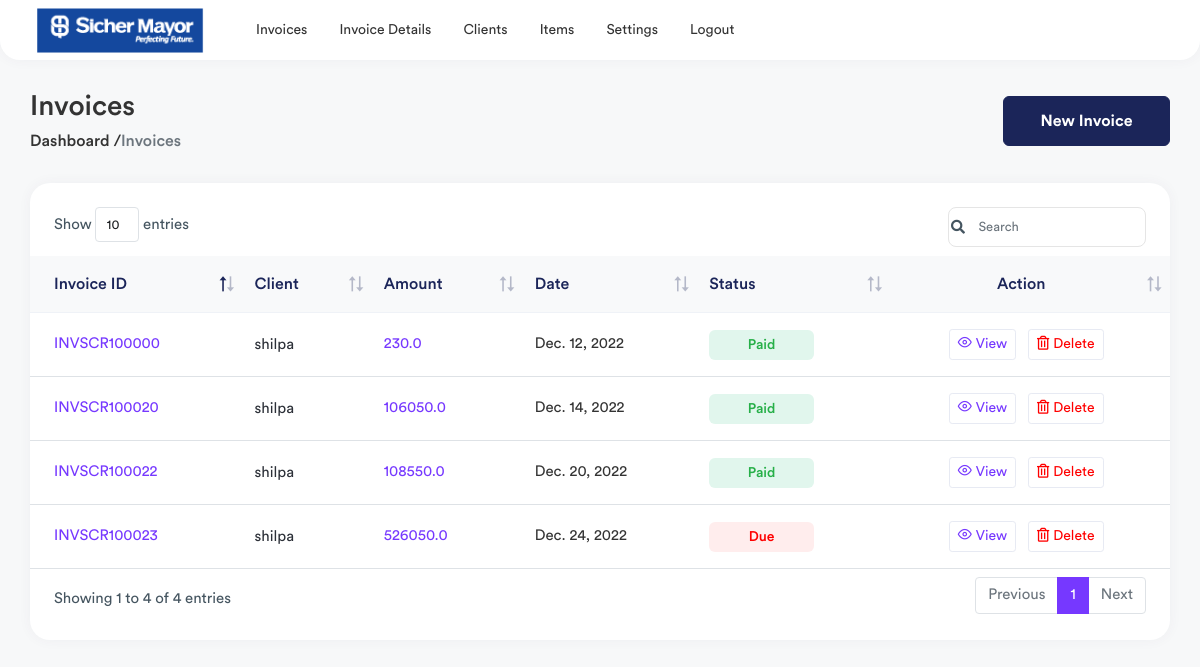
The app's page / (signed in) with its own data.
### invoice/models.py (models this page shows, shortened)
class Invoice(models.Model):
    invoice_choices = (('Due','Due'),('Paid','Paid'))
    invoice_number = models.CharField(max_length=50,null=True)
    client = models.ForeignKey(ClientDetails,on_delete=models.CASCADE,null=True)
    date = models.DateField(null=True)
    item_total = models.FloatField(default=0)
    tax_amount = models.FloatField(default=0)
    grand_total = models.FloatField(default=0)
    amount_paid = models.FloatField(default=0)
    status = models.CharField(max_length=10,choices=invoice_choices,null=True)
    note = models.CharField(max_length=2000,null=True)

class ClientDetails(models.Model):
    name = models.CharField(max_length=200,null=True)
    email = models.CharField(max_length=200,null=True)
    address = models.CharField(max_length=500,null=True)
    city = models.CharField(max_length=500,null=True)
    country = models.CharField(max_length=50,null=True)
    zipcode = models.CharField(max_length=20,null=True)
    phone = models.CharField(max_length=20,unique=True,null=True)
    class Meta:
        verbose_name_plural = ("Clientdetail")

### invoice/views.py (the view)
# urls.py: path('',views.home, name='home'),
@login_required(login_url="/login-page/")
def home(request):
    invoices = Invoice.objects.all()
    context = {
        "invoices" : invoices,
    }
    return render(request,'invoice-list.html',context)

### templates/invoice-list.html (shortened to what this page needs)
{% extends 'base.html' %}
{% load static %}
{% block content %}
<div class="page-wrapper">
    <div class="content container-fluid">
        <div class="page-header">
            <div class="row align-items-center">
                <div class="col">
                    <h3 class="page-title">Invoices</h3>
                    <ul class="breadcrumb">
                        <li class=""><a href="index.html">Dashboard /</a></li>
                        <li class="breadcrumb-item active">Invoices</li>
                    </ul>
                </div>
                <div class="col-auto">
                </div>
                <div class="col-lg-4 col-md-4">
                    <div class="invoices-settings-btn">
                        <a href="{% url 'invoice:invoice' %}" class="btn">
                             New Invoice
                        </a>
                    </div>
                </div>
            </div>
        </div>
        <div class="row">
            <div class="col-sm-12">
                <div class="card card-table">
                    <div class="card-body">
                        <div class="table-responsive">
                            <table class="table table-stripped table-hover datatable">
                                <thead class="thead-light">
                                    <tr>
                                        <th>Invoice ID</th>
                                        <th>Client</th>
                                        <th>Amount</th>
                                        <th>Date</th>
                                        <th>Status</th>
                                        <th class="text-center">Action</th>
                                    </tr>
                                </thead>
                                <tbody>
                                    {% for invoice in invoices %}
                                    <tr>
                                        <td>
                                            <a href="view-invoice.html" class="invoice-link">{{invoice.invoice_number}}</a>
                                        </td>
                                        <td>
                                            <h2 class="table-avatar">
                                                {{invoice.client.name}}
                                            </h2>
                                        </td>
                                        <td class="text-primary">{{invoice.grand_total}}</td>
                                        <td>{{invoice.date}}</td>
                                        {% if invoice.status == "Paid" %}
                                        <td><span class="badge bg-success-light">{{invoice.status}}</span></td>
                                        {% else %}
                                        <td><span class="badge bg-danger-light">{{invoice.status}}</span></td>
                                        {% endif %}
                                        <td class="text-center">
                                            <a href="{% url 'invoice:bill' invoice.id %}"
                                                class="btn btn-sm btn-white text-primary me-2"><i
                                                    class="fe fe-eye me-1"></i>View</a>
                                            <a onclick="deleteInvoice({{invoice.id}})"
                                                class="btn btn-sm btn-white text-danger me-2"><i
                                                    class="far fa-trash-alt me-1"></i>Delete</a>
                                        </td>
                                    </tr>
                                    {% endfor %}
                                </tbody>
                            </table>
                        </div>
                    </div>
                </div>
            </div>
        </div>
    </div>
</div>
{% endblock %}

### records on screen
Invoice: invoice_number "INVSCR100000", client.name "shilpa", grand_total "230.0", date "Dec. 12, 2022", status "Paid"
Invoice: invoice_number "INVSCR100020", client.name "shilpa", grand_total "106050.0", date "Dec. 14, 2022", status "Paid"
Invoice: invoice_number "INVSCR100022", client.name "shilpa", grand_total "108550.0", date "Dec. 20, 2022", status "Paid"
Invoice: invoice_number "INVSCR100023", client.name "shilpa", grand_total "526050.0", date "Dec. 24, 2022", status "Due"
